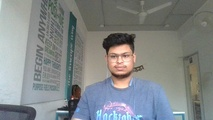
#> input picture data/aditya.jpg, 213 x 120 px, shrunk from 1280 x 720 before the run; its folder holds 4 pictures in this run
$ python 1_ImageRead.py
#> lines starting #> are read from the running program, lines starting #| are printed output that depends on the picture
# [8 lines of commented-out code are left out]
import cv2
import glob

# [42 lines of commented-out code are left out]

local_path ="../data/*"
for file in glob.glob(local_path):
    print(file)
    ip = cv2.imread(filename=file)
#> ip is the input picture: shape (120, 213, 3); mean B, G, R 134.8, 134.6, 130.5
    gray = cv2.cvtColor(ip, cv2.COLOR_BGR2GRAY)
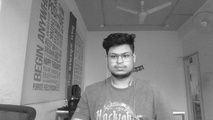
#> gray: shape (120, 213); min 19, max 252, mean 133.4
#> pass 3 of the loop `for file in glob.glob(local_path):`:
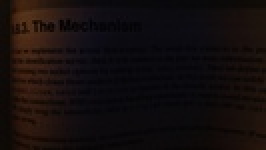
#> input picture data/bookpage.jpg, 133 x 75 px, shrunk from 800 x 450 before the run (shown 2 times larger)
#> ip is the input picture: shape (75, 133, 3); mean B, G, R 13.4, 13.6, 20.3
#> `gray = cv2.cvtColor(ip, cv2.COLOR_BGR2GRAY)`:
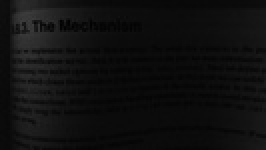
#> gray: shape (75, 133) (shown 2 times larger); min 1, max 61, mean 15.6
#> the loop made 4 passes; the first 3 are shown
    cv2.imshow("gray from folder", gray)
    cv2.waitKey(0)
    cv2.destroyAllWindows()
